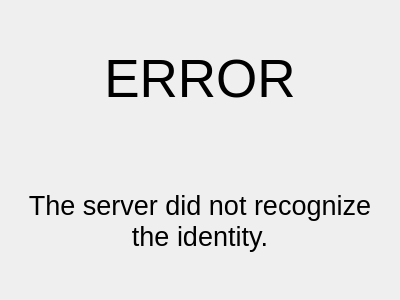
<?xml version="1.0" encoding="UTF-8"?>
<ui version="4.0">
 <class>Form</class>
 <widget class="QWidget" name="Form">
  <property name="geometry">
   <rect>
    <x>0</x>
    <y>0</y>
    <width>400</width>
    <height>300</height>
   </rect>
  </property>
  <property name="windowTitle">
   <string>Form</string>
  </property>
  <layout class="QGridLayout" name="gridLayout">
   <item row="2" column="0">
    <widget class="QLabel" name="label_2">
     <property name="font">
      <font>
       <pointsize>20</pointsize>
      </font>
     </property>
     <property name="text">
      <string>The server did not recognize the identity.</string>
     </property>
     <property name="alignment">
      <set>Qt::AlignCenter</set>
     </property>
     <property name="wordWrap">
      <bool>true</bool>
     </property>
    </widget>
   </item>
   <item row="1" column="0">
    <widget class="QLabel" name="label">
     <property name="font">
      <font>
       <pointsize>40</pointsize>
      </font>
     </property>
     <property name="text">
      <string>ERROR</string>
     </property>
     <property name="alignment">
      <set>Qt::AlignCenter</set>
     </property>
    </widget>
   </item>
  </layout>
 </widget>
 <resources/>
 <connections/>
</ui>
